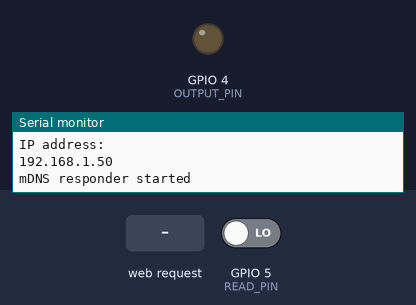
A sketch run on a simulated ESP8266 (NodeMCU). Parts: output pins drawn as LEDs (lit = HIGH), the last lines printed to the serial monitor. The test bench sets the inputs (shaded band); at power-on: GPIO 5 (READ_PIN) LOW. WiFi joins after 1.5 s; servers stay silent unless stated.

Above: at 2.7 s.
2.8 s: HTTP request GET /open received
At 3.2 s:
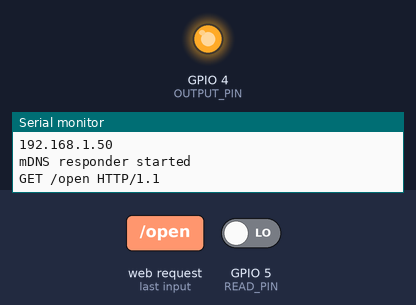
7.3 s: HTTP request GET /close received
At 10.6 s:
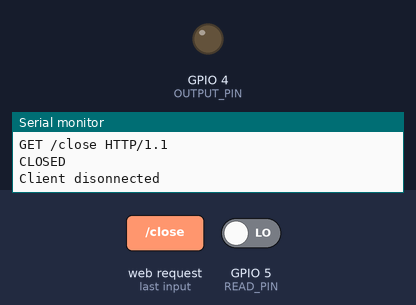
Timing chart, 0 to 12.1 s (numbered marks = the images above; inputs shaded):
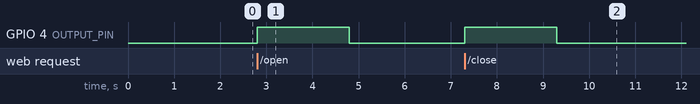

The sketch:

sparkfun.ino
```cpp
#include <ESP8266WiFi.h>
#include <ESP8266mDNS.h>
#include <SPI.h>
#include <TimeLib.h>

#include <ESP8266HTTPClient.h>

#define HTTP_DEBUG

//////////////////////
// WiFi Definitions //
//////////////////////
//const char WiFiSSID[] = "peteriphone";
//const char WiFiPSK[] = "12345678";

const char WiFiSSID[] = "FREEHOLD";
const char WiFiPSK[] = "wangmomo";

/////////////////////
// Pin Definitions //
/////////////////////
const int LED_PIN = 6; // Thing's onboard, green LED
const int ANALOG_PIN = A0; // The only analog pin on the Thing
const int DIGITAL_PIN = 12; // Digital pin to be read

const int OUTPUT_PIN = 4;
const int READ_PIN = 5;

int state = 0; // closed

String server_addr = "192.168.0.111";
uint16_t server_port = 3000;

WiFiServer server(80);

void loop() {
  int input = digitalRead(READ_PIN);
  int doorClosed = -1;
  String path = "";
  WiFiClient client = server.available();

  if (client) {
    String req = client.readStringUntil('\r');
    Serial.println(req);
    client.flush();

    if (req.indexOf("/open") != -1) {
      doorClosed = 0;
      path = "enter";
      // notify arduino
      digitalWrite(OUTPUT_PIN, HIGH);
      delay(2000);
      digitalWrite(OUTPUT_PIN, LOW);

      Serial.println("OPENED");

    } else if (req.indexOf("/close") != -1) {
      doorClosed = 1;
      path = "leave";
      // notify arduino
      digitalWrite(OUTPUT_PIN, HIGH);
      delay(2000);
      digitalWrite(OUTPUT_PIN, LOW);

      Serial.println("CLOSED");
    }

    client.flush();
    String s = "HTTP/1.1 200 OK\r\n";
    s += "Content-Type: text/html\r\n\r\n";
    s += "<!DOCTYPE HTML>\r\n<html>\r\n";
    if (doorClosed >= 0) {
      s += "Door is ";
      s += doorClosed == 1 ? "closed" : "opened";
    } else {
      s += "Invalid Request.<br> Try /open, or /close.";
    }
    s += "</html>\n";

    // Send the response to the client
    client.print(s);
    delay(1);
    Serial.println("Client disonnected");
  }

  // Always push result to server
  HTTPClient httpclient;
  WiFiClient client2;


  if (state != input) {
    Serial.println("changed state");
    state = input;
    if(state) {
      //closed
      path = "/enter";
    } else {
      path = "/leave";
    }
    int h = hour();
    String data = "ts=" + h;

    Serial.print("[HTTP] BEGIN POST...\n");

    if (httpclient.begin(client2,server_addr, server_port, path, false)) {  // HTTP


      Serial.print("[HTTP] POST...\n");
      // start connection and send HTTP header
      int httpCode = httpclient.POST(data);

      // httpCode will be negative on error
      if (httpCode > 0) {
        // HTTP header has been send and Server response header has been handled
        Serial.printf("[HTTP] GET... code: %d\n", httpCode);

        // file found at server
        if (httpCode == HTTP_CODE_OK || httpCode == HTTP_CODE_MOVED_PERMANENTLY) {
          Serial.print("[HTTP] OK\n");
        } else {
          Serial.print("[HTTP] Code:");
          Serial.println(httpCode);

        }
      } else {
        Serial.printf("[HTTP] POST... failed, error: %s\n", httpclient.errorToString(httpCode).c_str());
      }

      httpclient.end();
    } else {
      Serial.printf("[HTTP} Unable to connect\n");
    }
  }
  delay(1);
}

void setup() {
  initHardware();
  connectWiFi();
  pinMode(OUTPUT_PIN, OUTPUT);
  digitalWrite(OUTPUT_PIN, LOW);
  pinMode(READ_PIN, INPUT);
  server.begin();
  setupMDNS();
}

void connectWiFi() {
  byte ledStatus = LOW;
  Serial.println();
  Serial.println("Connecting to: " + String(WiFiSSID));
  // Set WiFi mode to station (as opposed to AP or AP_STA)
  WiFi.mode(WIFI_STA);

  // WiFI.begin([ssid], [passkey]) initiates a WiFI connection
  // to the stated [ssid], using the [passkey] as a WPA, WPA2,
  // or WEP passphrase.
  WiFi.begin(WiFiSSID, WiFiPSK);
  // Use the WiFi.status() function to check if the ESP8266
  // is connected to a WiFi network.
  while (WiFi.status() != WL_CONNECTED) {
    // Blink the LED
    //digitalWrite(LED_PIN, ledStatus); // Write LED high/low
    //ledStatus = (ledStatus == HIGH) ? LOW : HIGH;

    // Delays allow the ESP8266 to perform critical tasks
    // defined outside of the sketch. These tasks include
    // setting up, and maintaining, a WiFi connection.
    delay(100);
    // Potentially infinite loops are generally dangerous.
    // Add delays -- allowing the processor to perform other
    // tasks -- wherever possible.
  }
  Serial.println("WiFi connected");
  Serial.println("IP address: ");
  Serial.println(WiFi.localIP());
}

void setupMDNS() {
  // Call MDNS.begin(<domain>) to set up mDNS to point to
  // "<domain>.local"
  if (!MDNS.begin("thing")) {
    Serial.println("Error setting up MDNS responder!");
    while (1) delay(1000);
  }
  Serial.println("mDNS responder started");
}

void initHardware() {
  Serial.begin(9600);
  pinMode(DIGITAL_PIN, INPUT_PULLUP);
}
```

Measured:
- after the input at 2.8 s, GPIO 4 (OUTPUT_PIN): LOW → HIGH at once, → LOW 2.0 s later
- after the input at 7.3 s, GPIO 4 (OUTPUT_PIN): LOW → HIGH at once, → LOW 2.0 s later
